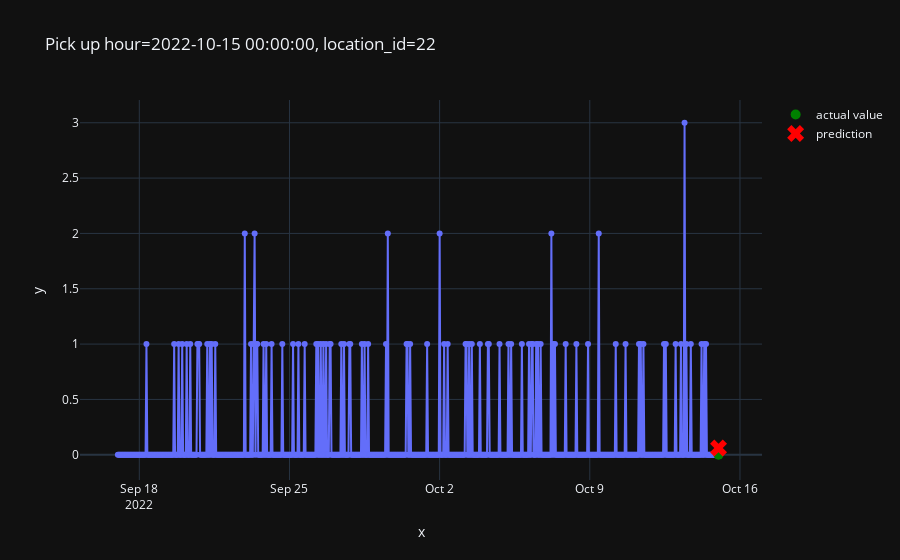

The cell this chart's notebook holds for it:
### Code cell
plot_one_sample(
    features=X_test,
    targets=y_test,
    example_id=3979,
    predictions=pd.Series(predictions)
)

### Figure 1 — Plotly figure (JSON) as saved in the notebook; plotly's stock layout.template omitted (floating-point values rounded to 4 significant figures; data arrays with more than 128 entries replaced by an {"elided": "..."} marker saying what was removed)
{"data": [{"hovertemplate": "x=%{x}<br>y=%{y}<extra></extra>", "legendgroup": "", "line": {"color": "#636efa", "dash": "solid"}, "marker": {"symbol": "circle"}, "mode": "lines+markers", "name": "", "orientation": "v", "showlegend": false, "type": "scatter", "x": {"elided": "673 str values"}, "xaxis": "x", "y": {"elided": "673 int values"}, "yaxis": "y"}, {"line": {"color": "green"}, "marker": {"size": 10}, "mode": "markers", "name": "actual value", "type": "scatter", "x": ["2022-10-15T00:00:00"], "y": [0]}, {"line": {"color": "red"}, "marker": {"size": 15, "symbol": "x"}, "mode": "markers", "name": "prediction", "type": "scatter", "x": ["2022-10-15T00:00:00"], "y": [0.06167]}], "layout": {"legend": {"tracegroupgap": 0}, "title": {"text": "Pick up hour=2022-10-15 00:00:00, location_id=22"}, "xaxis": {"anchor": "y", "domain": [0, 1], "title": {"text": "x"}}, "yaxis": {"anchor": "x", "domain": [0, 1], "title": {"text": "y"}}}}
